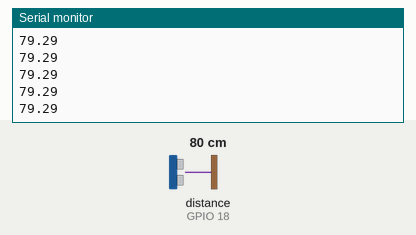
Bench run of a sketch on a simulated ESP32. Parts: the last lines printed to the serial monitor. Wiring (inferred from the names in the program): ultrasonic range finder: trigger GPIO 5; echo GPIO 18. The test bench sets the inputs (shaded band); at power-on: distance to the obstacle (sensor on GPIO 18) 80 cm. The echo pulse lasts 58.3 µs per cm; WiFi joins after 1.5 s; servers stay silent unless stated.

Above: at 2.7 s.
2.8 s: distance to the obstacle (sensor on GPIO 18) set to 2 cm
At 3.04 s:
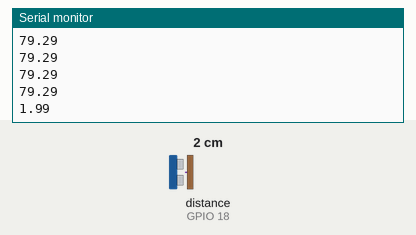
4.3 s: distance to the obstacle (sensor on GPIO 18) set to 4 cm
At 4.41 s:
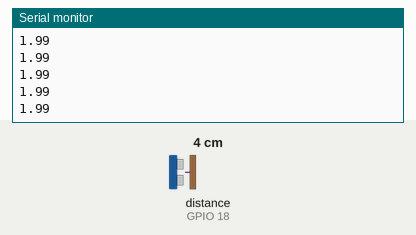
Timing chart, 0 to 7.3 s (numbered marks = the images above; inputs shaded):
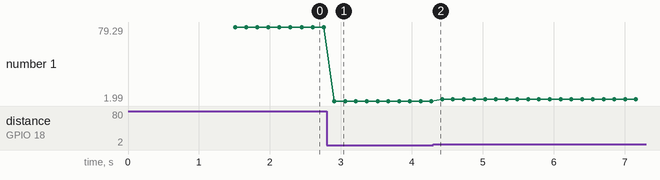

The sketch:

fire.ino
```cpp
#include <WiFi.h>
#include <Firebase_ESP_Client.h>
#include "addons/TokenHelper.h"
#include "addons/RTDBHelper.h"

#define WIFI_SSID "kl56"
#define WIFI_PASSWORD "12345678"
#define API_KEY "AIzaSyCeqbtvRTWT9phhlFvuHDqBJgDNQbqnqmY"
#define DATABASE_URL "https://ini-percobaan-2-default-rtdb.asia-southeast1.firebasedatabase.app/"
#define SOUND_SPEED 0.034
#define CM_TO_INCH 0.393701
const int trigPin = 5;
const int echoPin = 18;


long duration;
float distanceCm;
float distanceInch;
FirebaseData fbdo;

FirebaseAuth auth;
FirebaseConfig config;

unsigned long sendDataPrevMillis = 0;
int count = 0;
bool signupOK = false;

void setup() {
  Serial.begin(115200);
  pinMode(trigPin, OUTPUT); // Sets the trigPin as an Output
  pinMode(echoPin, INPUT);
  WiFi.begin(WIFI_SSID, WIFI_PASSWORD);
  Serial.print("Connecting to Wi-Fi");
  while (WiFi.status() != WL_CONNECTED){
    Serial.print(".");
    delay(300);
  }
  Serial.println();
  Serial.print("Connected with IP: ");
  Serial.println(WiFi.localIP());
  Serial.println();

  /* Assign the api key (required) */
  config.api_key = API_KEY;

  /* Assign the RTDB URL (required) */
  config.database_url = DATABASE_URL;

  /* Sign up */
  if (Firebase.signUp(&config, &auth, "", "")){
    Serial.println("ok");
    signupOK = true;
  }
  else{
    Serial.printf("%s\n", config.signer.signupError.message.c_str());
  }

  /* Assign the callback function for the long running token generation task */
  config.token_status_callback = tokenStatusCallback; //see addons/TokenHelper.h

  Firebase.begin(&config, &auth);
  Firebase.reconnectWiFi(true);
}

void loop() {
  digitalWrite(trigPin, LOW);
  delayMicroseconds(2);
  // Sets the trigPin on HIGH state for 10 micro seconds
  digitalWrite(trigPin, HIGH);
  delayMicroseconds(10);
  digitalWrite(trigPin, LOW);

  // Reads the echoPin, returns the sound wave travel time in microseconds
  duration = pulseIn(echoPin, HIGH);

  // Calculate the distance
  distanceCm = duration * SOUND_SPEED/2;

  // Convert to inches
  distanceInch = distanceCm * CM_TO_INCH;

  // Prints the distance in the Serial Monitor
  Serial.println(distanceCm);
  Firebase.RTDB.setFloat(&fbdo,"data",distanceCm);
  delay(1);
}
```

Measured:
- after the input at 2.8 s, the serial monitor: prints a new line after 0.11 s (image 1)
- plotted number 1: 79.29 → 1.99 after the input at 2.8 s, 1.99 → 3.98 after the input at 4.3 s
